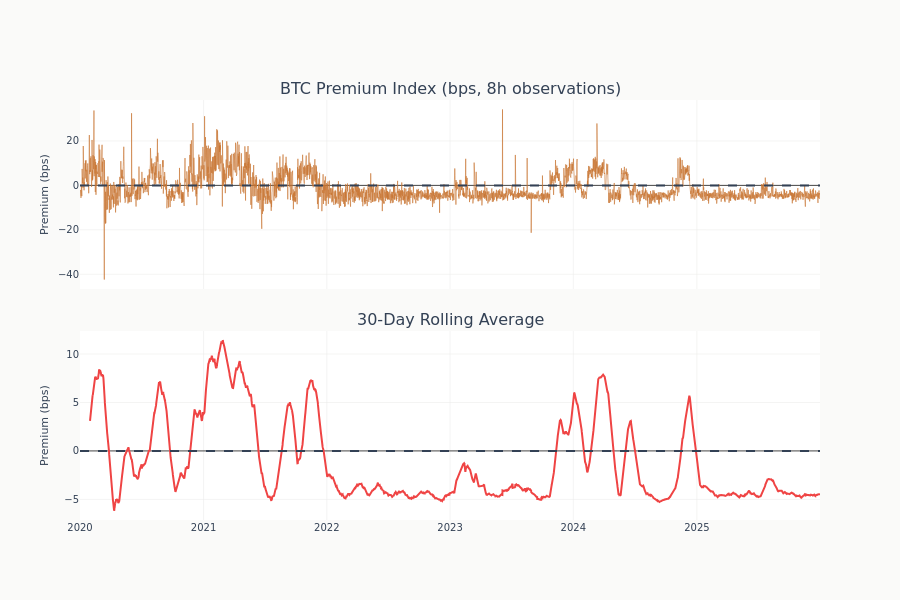

This figure's notebook cell:
### Code cell
# Plot raw 8h premium and 30-day rolling mean
fig = make_subplots(
    rows=2,
    cols=1,
    shared_xaxes=True,
    vertical_spacing=0.1,
    subplot_titles=[
        "BTC Premium Index (bps, 8h observations)",
        f"{ROLLING_WINDOW_DAYS}-Day Rolling Average",
    ],
)

fig.add_trace(
    go.Scatter(
        x=btc_bps["timestamp"].to_list(),
        y=btc_bps["premium_bps"].to_list(),
        mode="lines",
        name="8h Premium",
        line=dict(color=COLORS["copper"], width=1),
        opacity=0.6,
    ),
    row=1,
    col=1,
)
fig.add_trace(
    go.Scatter(
        x=btc_bps["timestamp"].to_list(),
        y=(btc_bps["rolling_30d"] * 10000).to_list(),
        mode="lines",
        name="30-Day Rolling Avg",
        line=dict(color=COLORS["negative"], width=2),
    ),
    row=2,
    col=1,
)
fig.add_hline(y=0, line_dash="dash", line_color=COLORS["neutral"], row=1, col=1)
fig.add_hline(y=0, line_dash="dash", line_color=COLORS["neutral"], row=2, col=1)
fig.update_layout(height=600, showlegend=False)
fig.update_yaxes(title_text="Premium (bps)", row=1, col=1)
fig.update_yaxes(title_text="Premium (bps)", row=2, col=1)
fig.show()

### Figure 1 — Plotly figure (JSON) as saved in the notebook; plotly's stock layout.template omitted (floating-point values rounded to 4 significant figures; data arrays with more than 128 entries replaced by an {"elided": "..."} marker saying what was removed)
{"data": [{"line": {"color": "#C87533", "width": 1}, "mode": "lines", "name": "8h Premium", "opacity": 0.6, "type": "scatter", "x": {"elided": "6555 str values"}, "xaxis": "x", "y": {"elided": "6555 float values"}, "yaxis": "y"}, {"line": {"color": "#ef4444", "width": 2}, "mode": "lines", "name": "30-Day Rolling Avg", "type": "scatter", "x": {"elided": "6555 str values"}, "xaxis": "x2", "y": {"elided": "6555 float values"}, "yaxis": "y2"}], "layout": {"annotations": [{"font": {"size": 16}, "showarrow": false, "text": "BTC Premium Index (bps, 8h observations)", "x": 0.5, "xanchor": "center", "xref": "paper", "y": 1.0, "yanchor": "bottom", "yref": "paper"}, {"font": {"size": 16}, "showarrow": false, "text": "30-Day Rolling Average", "x": 0.5, "xanchor": "center", "xref": "paper", "y": 0.45, "yanchor": "bottom", "yref": "paper"}], "height": 600, "shapes": [{"line": {"color": "#334155", "dash": "dash"}, "type": "line", "x0": 0, "x1": 1, "xref": "x domain", "y0": 0, "y1": 0, "yref": "y"}, {"line": {"color": "#334155", "dash": "dash"}, "type": "line", "x0": 0, "x1": 1, "xref": "x2 domain", "y0": 0, "y1": 0, "yref": "y2"}], "showlegend": false, "xaxis": {"anchor": "y", "domain": [0.0, 1.0], "matches": "x2", "showticklabels": false}, "xaxis2": {"anchor": "y2", "domain": [0.0, 1.0]}, "yaxis": {"anchor": "x", "domain": [0.55, 1.0], "title": {"text": "Premium (bps)"}}, "yaxis2": {"anchor": "x2", "domain": [0.0, 0.45], "title": {"text": "Premium (bps)"}}}}
